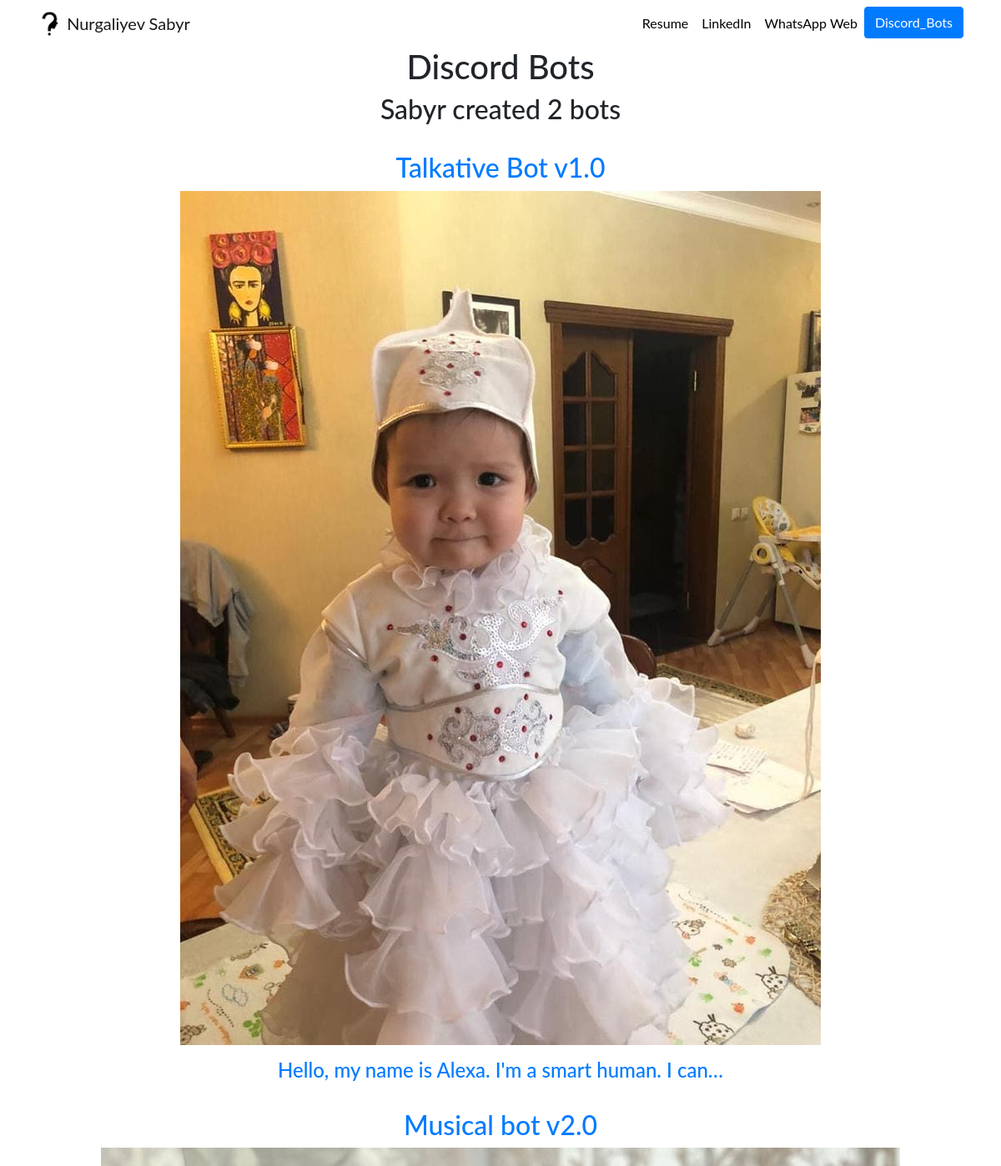
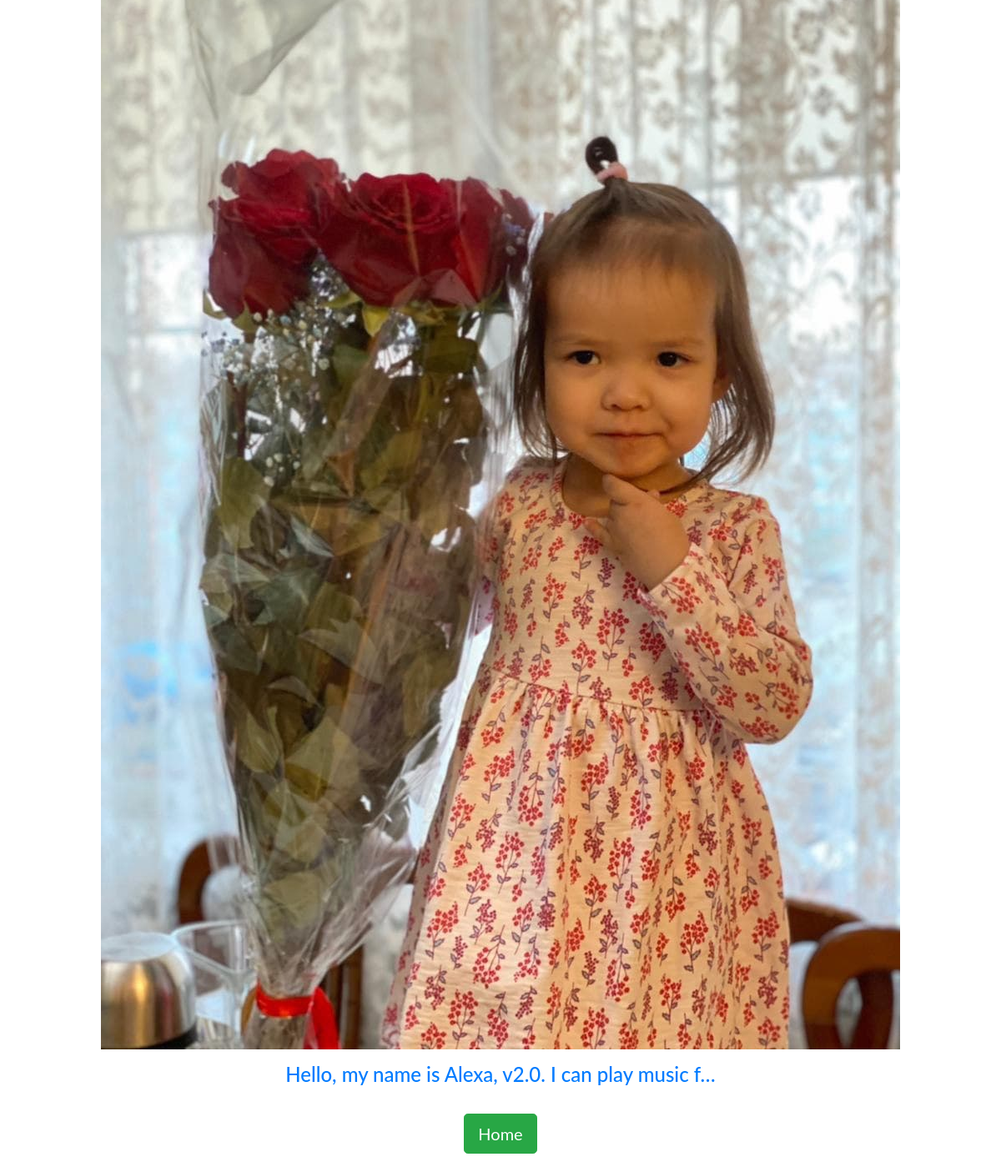
The app's page /discord_bot/ with its own data (2 pictures, top to bottom).
### discord_bot/models.py (models this page shows, shortened)
class Discord_bot(models.Model):
    title = models.CharField(max_length=200)
    description = models.TextField()
    date = models.DateField()
    image = models.ImageField(upload_to="discord_bot/images", default="C:/Users/constantion/Downloads/Telegram Desktop/photo_2022-01-13_08-56-10.jpg")
    url = models.URLField(blank=True)
    link = models.URLField(blank=True)

### discord_bot/views.py (the view)
# urls.py: path('', views.all_discord_bots, name='all_discord_bots'),
def all_discord_bots(request):
    discord_bots = Discord_bot.objects.order_by('-date')
    return render(request, 'discord_bot/all_discord_bots.html', {'discord_bots':discord_bots})

### discord_bot/templates/discord_bot/all_discord_bots.html (shortened to what this page needs)
{% extends 'portfolio/base.html' %}
{% block content %}
<div class ="container text-center">
<h1>Discord Bots</h1>
    <h2>Sabyr created {{ discord_bots.count }} bot{{ discord_bots.count|pluralize }}</h2>
    {% for discord_bot in discord_bots %}
        <a href = "{% url 'discord_bot:detail' discord_bot.id %}">
            <br>
            <h2> {{ discord_bot.title }}</h2></a>
        <a href="{{ discord_bot.url }}">
        <img src =" {{ discord_bot.image.url }}">
        <h4>{{ discord_bot.description|striptags|truncatechars:50 }}</h4>
    {% endfor %}
<br>
<a href = "{% url 'home' %}" class="btn btn-success btn-lg">Home</a>
{% endblock %}

### portfolio/static/portfolio/custom.css (style rules this page uses)
body { font-family: 'Lato', sans-serif; }

### records on screen
Discord_bot: title "Talkative Bot v1.0", image (picture), description "Hello, my name is Alexa. I'm a smart human. I can…"
Discord_bot: title "Musical bot v2.0", image (picture), description "Hello, my name is Alexa, v2.0. I can play music f…"

### other values on screen
{{ discord_bots.count }} "2"
